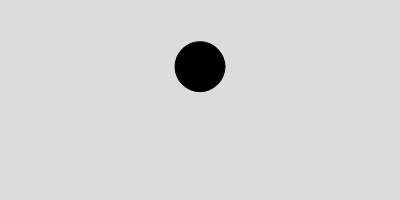
Frame 1 (no input)
Frame 60 (no input): identical to frame 1, image omitted
Frame 120 (the mouse pressed at the canvas centre since frame 60): identical to frame 1, image omitted

The p5.js sketch that drew this single still picture (run headless with seeded random() and noise() and a simulated clock; from frame 60 on, the mouse is pressed at the canvas centre):

// p5.js sketch
// ── sketch.js
let ball;

function setup() {
  createCanvas(400, 200);
  ball = new Particle();
  wind = createVector(0, 0); // 바람 초기화
}

function draw() {
  background(220);

  // 중력 벡터 설정 (아래 방향)
 // let gravity = createVector(0, 0.3);
  //ball.addForce(gravity);

  //if (mouseIsPressed) {
 // let wind = createVector(0.1, 0);
 // ball.addForce(wind);
  //}

  
  ball.pos
  

  // 파티클 업데이트 및 표시
  ball.update();
  ball.show();
}

function mouseClicked() {
//let took = createVector();
let mPos = createVector(mouseX, mouseY);
let took = p5.Vector.sub(ball.pos, mPos);
took.mult(0.1);
ball.addForce(took);
}
// ── Particle.js
class Particle {
  constructor() {
    this.pos = createVector(width/2, height/3);
    this.vel = createVector(0, 0);
    this.acc = createVector(0, 0);

    this.c = color(0);
    this.w = 50;
  }

  addForce(aForce) {
    this.acc.add(aForce);
  }

  update() {
    this.vel.add(this.acc);
    this.pos.add(this.vel);

    this.vel.mult(0.95);
    this.acc.set(0, 0);
    this.checkEdge();
  }


  checkEdge() {
    if ((this.pos.y+this.w/2) > height) {
      this.pos.y = height-this.w/2;
      this.vel.y = this.vel.y * -1;
    }
    
    if (this.pos.x > width) {
      this.pos.x = 0;
    }
  }


  show() {
    fill(this.c);
    circle(this.pos.x, this.pos.y, this.w);
  }
}
// ── style.css
html, body {
  margin: 0;
  padding: 0;
  align-content: center;
  text-align: center;
  color: #eee;
  background-color: #1c0954;
}

canvas {
  display: block;
  margin-top: 30px;
  margin-left: auto;
  margin-right: auto;
}
